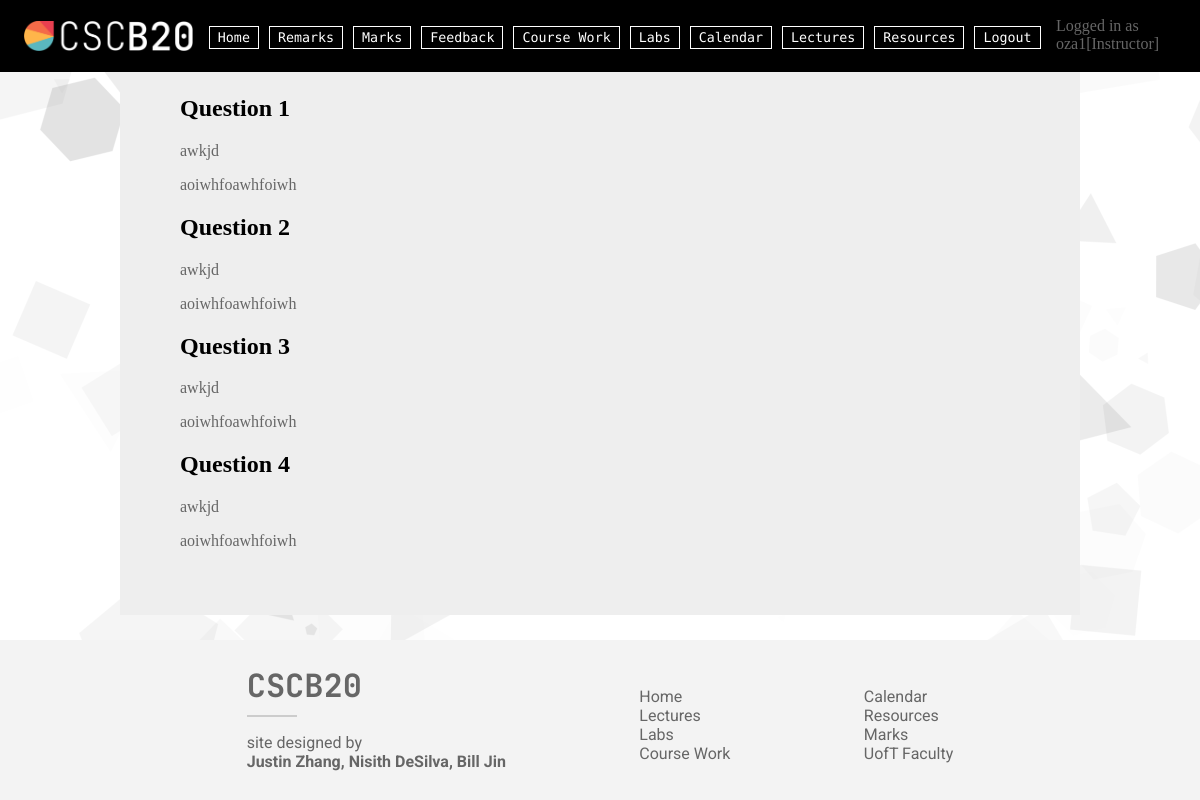
Page /Feedback (signed in) on the committed database.
### src/app.py (models this page shows)
class anonFeedback(db.Model):
    __tablename__='anonFeedback'
    id = db.Column(db.Integer, primary_key=True)
    feedback = db.Column(db.Text)
    instructor = db.Column(db.Text)
    qnmb = db.Column(db.Integer)

### src/app.py (the view)
@app.route("/Feedback")
def Feedback():
    if "user" not in session: return redirect(url_for("login"))
    if session["user"]["clas"]!="Instructor": return redirect(url_for("Home"))
    questions = {}
    username = session["user"]["username"]
    for i in range(1, 5):
        questions[i] = db.session.query(anonFeedback).with_entities(anonFeedback.feedback).filter(anonFeedback.instructor==username, anonFeedback.qnmb==i).all()
    return render_template("Feedback.html", user=session["user"], questions = questions)

### src/templates/Feedback.html (shortened to what this page needs)
<!DOCTYPE html>
<html lang="en" dir="ltr">
    <head>
        <link rel="stylesheet"
              href="{{ url_for('static',filename='styles/index.css') }}">
        <link rel="stylesheet"
              href="{{ url_for('static',filename='styles/Calendar.css') }}">
    </head>
    <body>
        {% extends "template.html" %}
        {% block content %}
            <h2>Question 1</h2>
            {% for i in questions[1] %}
                  <p>{{ i.feedback }}</p>
            {% endfor %}
            <h2>Question 2</h2>
            {% for i in questions[2] %}
                  <p>{{ i.feedback }}</p>
            {% endfor %}
            <h2>Question 3</h2>
            {% for i in questions[3] %}
                  <p>{{ i.feedback }}</p>
            {% endfor %}
            <h2>Question 4</h2>
            {% for i in questions[4] %}
                  <p>{{ i.feedback }}</p>
            {% endfor %}
        {% endblock %}

### src/templates/template.html (shortened to what this page needs)
<!DOCTYPE html>
<html lang="en" dir="ltr">
    <head>
        <link rel="stylesheet"
              href="{{ url_for('static',filename='styles/index.css') }}">
        <link rel="stylesheet"
              href="{{ url_for('static',filename='styles/Resources.css') }}">
    </head>
    <body>
        <header class="head">
            <div>
                <a href="{{ url_for('Home') }}">
                    <img src="/static/res/cscb20_w_logo.webp" class="logo">
                </a>
            </div>
            <div>
                <nav class="header-nav">
                    {% if not notlogged %}
                        <a href="{{ url_for("Home") }}" class="head-item">Home</a>
                        {% if user.clas == 'Student' %}
                        <a href="{{ url_for("Grades") }}" class="head-item">Grades</a>
                        <a href="{{ url_for("Contact") }}" class="head-item">Contact</a>
                        {% else %}
                        <a href="{{ url_for("ReMarks") }}" class="head-item">Remarks</a>
                        <a href="{{ url_for("Marks") }}" class="head-item">Marks</a>
                        <a href="{{ url_for("Feedback") }}" class="head-item">Feedback</a>
                        {% endif %}
                        <a href="{{ url_for("CourseWork") }}" class="head-item">Course Work</a>
                        <a href="{{ url_for("Labs") }}" class="head-item">Labs</a>
                        <a href="{{ url_for("Calendar") }}" class="head-item">Calendar</a>
                        <a href="{{ url_for("Lectures") }}" class="head-item">Lectures</a>
                        <a href="{{ url_for("Resources") }}" class="head-item">Resources</a>
                        <a href="{{ url_for("Logout") }}" class="head-item">Logout</a>
                    {% endif %}
                </nav>
            </div>
            {% if not notlogged %}
            <p>Logged in as {{ user.username }}[{{ user.clas }}]</p>
            {% endif %}
        </header>
        <div class="body">
            {% block content %}
            {% endblock %}
        </div>
        <footer class="foot">
            <div>
                <h1 id="footer-logo">CSCB20</h1>
                <hr style="width:50px;
                           text-align:left;
                           margin-left:0;
                           height:2px;
                           background-color:#cccccc;
                           border-width:0">
                <p>
                    site designed by
                    <br>
                    <b>Justin Zhang, Nisith DeSilva, Bill Jin</b>
                </p>
            </div>
            <div class="footer-item">
                <a href="{{ url_for('Home') }}">Home</a>
                <br>
                <a href="{{ url_for('Lectures') }}">Lectures</a>
                <br>
                <a href="{{ url_for('Labs') }}">Labs</a>
                <br>
                <a href="{{ url_for('CourseWork') }}">Course Work</a>
            </div>
            <div class="footer-item">
                <a href="{{ url_for('Calendar') }}">Calendar</a>
                <br>
                <a href="{{ url_for('Resources') }}">Resources</a>
                <br>
                {% if not notlogged %}
                {% if user.clas=="Student" %}
                <a href="{{ url_for('Contact') }}">Contact</a>
                {% else %}
                <a href="{{ url_for('Marks') }}">Marks</a>
                {% endif %}
                {% endif%}
                <br>
                <a href="https://web.cs.toronto.edu/people/faculty-directory">UofT Faculty</a>
            </div>
        </footer>
    </body>
</html>

### src/static/styles/index.css (style rules this page uses)
:root { --header-width:80vw; --header-left:10vw; }
body { min-height: 100vh; height: fit-content; display: flex; flex-direction: column; padding:0px; margin:0px; overflow-x: hidden; transition-duration: 0s; background-image: url("../res/bgw.webp") }
p { color: #666666; }
.foot p { font-family: "Roboto"; }
.foot { margin-top: 25px; min-height:150px; flex:0; display: flex; justify-content: space-around; padding-left: 15%; padding-right: 15%; padding-top: 10px; background-color: #f3f3f3ff; align-items: center; box-shadow: 0px 3px rgb(205, 205, 205); z-index: 1000000; }
#footer-logo { font-family: "JetBrains Mono"; color: #666666; padding: 0%; margin: 0px; }
.footer-item { text-decoration: none; font-family: "Roboto"; font-weight: normal; }
.footer-item a { color: #666666; text-decoration: none; }
.body { width: calc(var(--header-width) - 10%); padding-left: 5%; padding-right: 5%; margin-left: auto; margin-right: auto; padding-top: 75px; flex: 1; background-color: #eeeeee; height: fit-content; padding-bottom: 5px; }
.header-nav { display: flex; justify-content:space-between; width: fit-content; }
.head { align-items: center; height:50px; display: flex; justify-content:space-between; position: fixed; width: 96vw; padding-left: 2vw; padding-right: 2vw; padding-top: 10px; padding-bottom: 10px; border-bottom: 2px solid black; overflow: hidden; background-color: #000000; z-index: 800; left: 0px; }
.head div { margin-top: 5px; }
.head-item { transition-duration: 0.2s; position: relative; text-decoration: none; width: fit-content; margin-left: 5px; margin-right: 5px; padding: 3px; padding-left: 8px; padding-right: 8px; text-align: center; font-family: 'Fragment Mono'; font-size: smaller; color: #FFFFFF; border: #FFFFFF solid 1px; }
.logo { height: 30px; }
.head p { width: 10vw; }

### src/static/styles/resources.css (style rules this page uses)
:root { --header-width:80vw; --header-left:10vw; --triangle-height:70px; }

### rows in the picture
anonFeedback: feedback "awkjd"
anonFeedback: feedback "aoiwhfoawhfoiwh"
anonFeedback: feedback "awkjd"
anonFeedback: feedback "aoiwhfoawhfoiwh"
anonFeedback: feedback "awkjd"
anonFeedback: feedback "aoiwhfoawhfoiwh"
anonFeedback: feedback "awkjd"
anonFeedback: feedback "aoiwhfoawhfoiwh"

### other values in the picture
{{ user.username }} "oza1"
{{ user.clas }} "Instructor"
